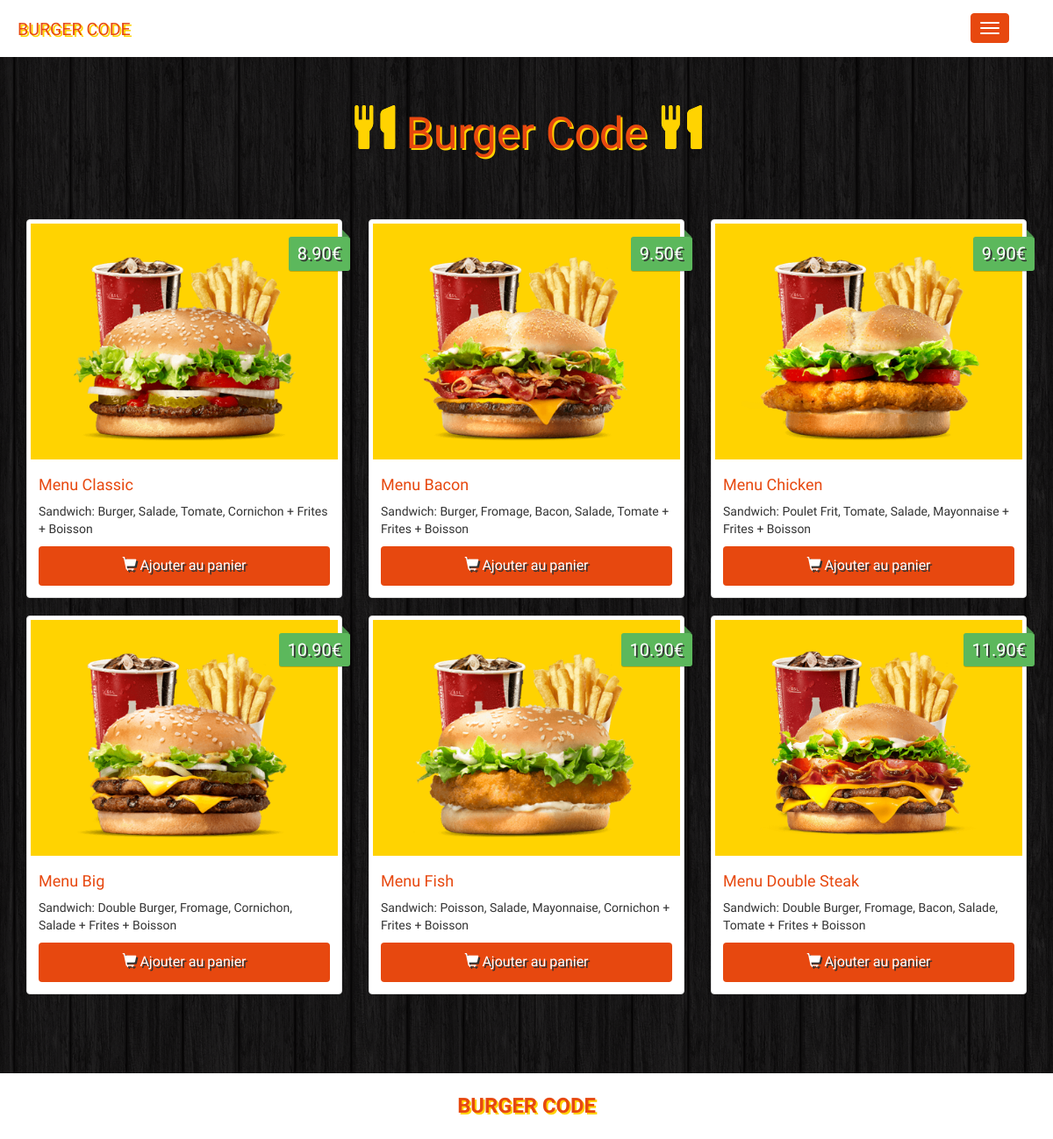
Screenshot of /index.php?action=category&id=1 with the database file from the repository.
### tables this page shows
CREATE TABLE IF NOT EXISTS `items` (
  `id` int(11) NOT NULL AUTO_INCREMENT,
  `name` varchar(100) NOT NULL,
  `description` varchar(255) NOT NULL,
  `price` float NOT NULL,
  `image` varchar(255) NOT NULL,
  `category` int(11) NOT NULL,
  `quantite` int(11) NOT NULL DEFAULT '1',
  PRIMARY KEY (`id`),
  KEY `category` (`category`)
);

### controleur/controleurCategory.php (called while the page is built, shortened)
<?php
class ControleurCategory {
    public function __construct() {
        $this->item = new Item();
    }
    public function category($id_category) {
        $items = $this->item->get_item_by_category($id_category);
        $vue = new Vue("Category");
        $vue->generer(array('items' => $items));
    }
}

### index.php (called while the page is built)
<?php
require 'controleur/routeur.php';
require 'Entities/item.php';
$routeur = new Routeur();
$routeur->routerRequete();

### modele/item.php (called while the page is built, shortened)
<?php
require_once 'modele.php';
class Item extends Modele {
    public function get_item_by_category($id_category){
        $sql = 'SELECT * FROM items WHERE category = ? ORDER BY price';
        $data = $this->executerRequete($sql, array($id_category));
        $items = array();
        foreach ($data as $element){
            $item = new \Ent\item($element);
            array_push($items,$item);
        }
        return $items;
    }
}

### modele/modele.php (called while the page is built, shortened)
<?php
abstract class Modele {
    private $bdd;
    protected function executerRequete($sql, $params = null) {
        if ($params == null) {
            $resultat = $this->getBdd()->query($sql);
        } else {
            $resultat = $this->getBdd()->prepare($sql);
            $resultat->execute($params);
        }
        return $resultat;
    }
    private function getBdd() {
        if ($this->bdd == null) {
        $this->bdd = new PDO('mysql:host=localhost;dbname=burger_code;charset=utf8',
          'root', '', array(PDO::ATTR_ERRMODE => PDO::ERRMODE_EXCEPTION));
        }
        return $this->bdd;
    }
}

### Entities/item.php (called while the page is built, shortened)
<?php
class Item {
    private $id;
    private $name;
    private $description;
    private $price;
    private $image;
    public function getId()
    {
        return $this->id;
    }
    public function setId($id)
    {
        $this->id = $id;
    }
    public function getName()
    {
        return $this->name;
    }
    public function setName($name)
    {
        $this->name = $name;
    }
    public function getDescription()
    {
        return $this->description;
    }
    public function setDescription($description)
    {
        $this->description = $description;
    }
    public function getPrice()
    {
        return $this->price;
    }
    public function setPrice($price)
    {
        $this->price = $price;
    }
    public function getImage()
    {
        return $this->image;
    }
    public function setImage($image)
    {
        $this->image = $image;
    }
    public function hydrate($data){
        foreach ($data as $key => $value){
            $method = "set".ucfirst($key);
        }
    }
}

### vue/vueCategory.php (the view, shortened to what this page needs)
<div class="row">
	<?php
	foreach ($items as $item) {
	?>
	<div class="col-sm-6 col-md-4">
		<form class="form-item" id="<?= $item->getId() ?>" action="" method="post">
			<div class="thumbnail">
				<img src="vue/images/<?= $item->getImage() ?>">
				<div class="price"><?= number_format((float)$item->getPrice(),2,'.','');?>€</div>
				<div class="caption">
					<h4><?= $item->getName() ?></h4>
					<p><?= $item->getDescription() ?></p>
					<button type="submit" class="btn btn-order add_to_cart" id="<?= $item->getId() ?>" role="button"><span class="glyphicon glyphicon-shopping-cart"></span> Ajouter au panier  </button>
				</div>
			</div>
		</form>
	</div>
	<?php
	}
	?>
</div>

### vue/template.php (shortened to what this page needs)
<!DOCTYPE html>
<html>
	<head>
        <link rel="stylesheet" href="https://maxcdn.bootstrapcdn.com/bootstrap/3.3.6/css/bootstrap.min.css">
        <link rel="stylesheet" href="vue/css/style.css">
    </head>
    <body>
    	<div class="container site">
            <nav class="navbar navbar-inverse navbar-fixed-top">
                <div class="container-fluid">
                    <div class="navbar-header">
                        <button type="button" class="navbar-toggle" data-toggle="collapse" data-target="#monMenu">
                        <span class="icon-bar"></span>
                        <span class="icon-bar"></span>
                        <span class="icon-bar"></span>
                        </button>
                        <a class="navbar-brand text-logo " style="font-size:1.4em" href="index.php"> BURGER CODE</a>
                    </div>
                </div>
            </nav>
            <br>
            <br>
            <br>
			<h1 class="text-logo"><span class="glyphicon glyphicon-cutlery"></span> Burger Code <span class="glyphicon glyphicon-cutlery"></span></h1>
            <br>
            <?= $contenu ?>
        </div>
        <br>
        <div class="footer-copyright">
            <div class="container-fluid">
                <strong>BURGER CODE</strong>
            </div>
        </div>
    </body>
</html>

### controleur/routeur.php (shortened to what this page needs)
<?php
class Routeur {
    private $ctrlAccueil;
    private $ctrlCategory;
    public function __construct() {
        $this->ctrlAccueil = new controleurAccueil();
        $this->ctrlCategory = new controleurCategory();
    }
    public function routerRequete() {
        try {
            if (isset($_GET['action'])) {
                if ($_GET['action'] == 'category') {
                     if(isset($_GET['id']) AND !empty($_GET['id'])) {
                        $id_category = intval($this->getParametre($_GET,'id'));
                        if ($id_category <= 6 ) {
                            $this->ctrlCategory->category($id_category);
                        } else {
                            throw new Exception ('<div style="text-align:center"><h4>Oups ... cette page est introuvable</h4> <br><br> <a type="button" href="index.php" class="btn btn-primary btn-lg" >Accueil</a></div>');
                        }
                    } else {
                        throw new Exception ('<div style="text-align:center"><h4>Oups ... cette page est introuvable</h4> <br><br> <a type="button" href="index.php" class="btn btn-primary btn-lg" >Accueil</a></div>');
                    }
                }
            } else {
                $this->ctrlAccueil->accueil();
            }
        }
        catch (Exception $e) {
            $this->erreur($e->getMessage());
        }
    }
    private function getParametre($tableau, $nom) {
        if (isset($tableau[$nom])) {
            $tableau[$nom] = trim($tableau[$nom]);
            $tableau[$nom] = stripslashes($tableau[$nom]);
            $tableau[$nom] = htmlspecialchars($tableau[$nom]);
            return ($tableau[$nom]);
        } else
            throw new Exception("Paramètre '$nom' absent");
    }
}

### vue/vue.php (shortened to what this page needs)
<?php
class Vue {
    private $fichier;
    public function __construct($action) {
        $this->fichier = "vue/vue" . $action . ".php";
    }
    public function generer($donnees) {
        $contenu = $this->genererFichier($this->fichier, $donnees);
        $vue = $this->genererFichier('vue/template.php',
          array('contenu' => $contenu));
        echo $vue;
    }
    private function genererFichier($fichier, $donnees) {
        if (file_exists($fichier)) {
            extract($donnees);
            require $fichier;
            return ob_get_clean();
        } else {
            throw new \Exception("Fichier '$fichier' introuvable");
        }
    }
}

### vue/css/style.css (style rules this page uses)
body { background: url(/vue/images/bg.png); background-color:#191717; }
.site { font-family: 'Holtwood One SC', sans-serif; }
.text-logo { font-family: 'Holtwood One SC', sans-serif; color: #e7480f; text-shadow: 2px 2px #ffd301; font-size: 50px; padding: 40px 0px; text-align: center; }
.text-logo .glyphicon { color: #ffd301; text-shadow: 0px 0px #ffd301; }
.thumbnail img { background: #ffd301; }
.price { background: #5cb85c; box-shadow: 0 1px rgba(0,0,0,0.2); -moz-box-shadow: 0 1px rgba(0,0,0,0.2); -webkit-box-shadow: 0 1px rgba(0,0,0,0.2); color: #fff; text-shadow: 2px 2px #333; position: absolute; right: 6px; top: 20px; padding: 5px 10px; font-size: 20px; border-radius: 3px; }
.price:before { border: 4px solid transparent; border-bottom: 4px solid #4a934a; border-left: 4px solid #4a934a; content: ""; position: absolute; right: 1px; top: -8px; }
.caption > h4 { color: #e7480f; font-size: 18px; }
.btn-order { width: 100%; padding: 10px; font-size: 16px; color: #fff; background-color: #e7480f; text-decoration: none; text-shadow: 2px 2px #333; }
.navbar { font-size:1.4em; margin:0 auto; height:65px; padding-top:7px; padding-left:20px; padding-right:20px; background: white; border:none; }
.navbar-inverse .navbar-brand { color:#e7480f; padding-top:17px; }
a { color:#e7480f;; }
.icon-bar { border-color:#e7480f; }
.navbar-inverse .navbar-toggle { border-color:#e7480f; background:#e7480f; }
.footer-copyright { overflow: hidden; height: 75px; line-height: 75px; background-color:white ; text-align: center; font-size: 1.7em; font-family: 'Holtwood One SC', sans-serif; margin-top:50px; color: #e7480f; text-shadow: 2px 2px #ffd301; }
@media screen and (max-width: 1600px) { .navbar { font-size:1em; } }
@media (max-width: 1200px) { .navbar-header { float: none; } }
@media (max-width: 1200px) { .navbar-toggle { display: block; } }

### rows the page displays
items: image (picture), price "8.90", name "Menu Classic", description "Sandwich: Burger, Salade, Tomate, Cornichon + Frites + Boisson"
items: image (picture), price "9.50", name "Menu Bacon", description "Sandwich: Burger, Fromage, Bacon, Salade, Tomate + Frites + Boisson"
items: image (picture), price "9.90", name "Menu Chicken", description "Sandwich: Poulet Frit, Tomate, Salade, Mayonnaise + Frites + Boisson"
items: image (picture), price "10.90", name "Menu Big", description "Sandwich: Double Burger, Fromage, Cornichon, Salade + Frites + Boisson"
items: image (picture), price "10.90", name "Menu Fish", description "Sandwich: Poisson, Salade, Mayonnaise, Cornichon + Frites + Boisson"
items: image (picture), price "11.90", name "Menu Double Steak", description "Sandwich: Double Burger, Fromage, Bacon, Salade, Tomate + Frites + Boisson"
